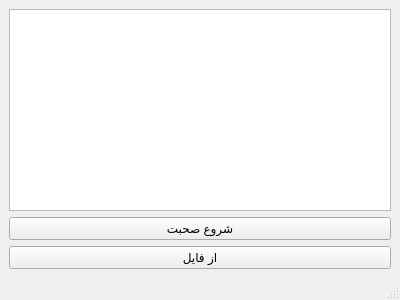
<?xml version="1.0" encoding="UTF-8"?>
<ui version="4.0">
 <class>MainWindow</class>
 <widget class="QMainWindow" name="MainWindow">
  <property name="geometry">
   <rect>
    <x>0</x>
    <y>0</y>
    <width>400</width>
    <height>300</height>
   </rect>
  </property>
  <property name="windowTitle">
   <string>MainWindow</string>
  </property>
  <widget class="QWidget" name="centralwidget">
   <layout class="QVBoxLayout" name="verticalLayout">
    <item>
     <widget class="QTextEdit" name="textEdit"/>
    </item>
    <item>
     <widget class="QPushButton" name="speak">
      <property name="text">
       <string>شروع صحبت</string>
      </property>
     </widget>
    </item>
    <item>
     <widget class="QPushButton" name="file">
      <property name="text">
       <string>از فایل</string>
      </property>
     </widget>
    </item>
   </layout>
  </widget>
  <widget class="QMenuBar" name="menubar">
   <property name="geometry">
    <rect>
     <x>0</x>
     <y>0</y>
     <width>400</width>
     <height>22</height>
    </rect>
   </property>
  </widget>
  <widget class="QStatusBar" name="statusbar"/>
 </widget>
 <resources/>
 <connections/>
</ui>
